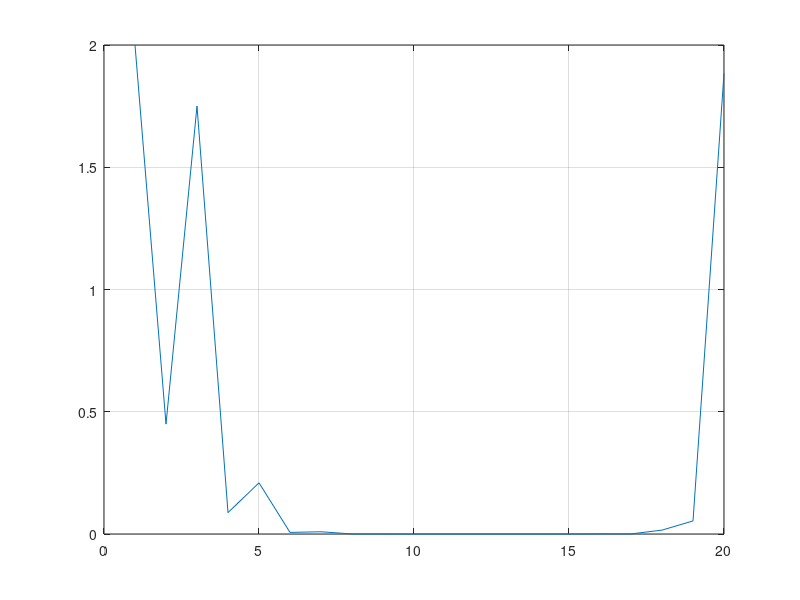
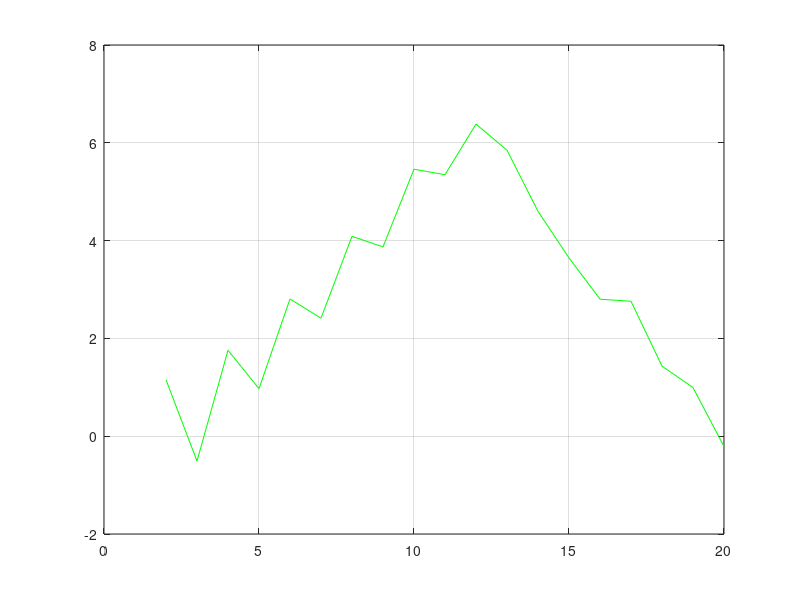

MATLAB code to generate these figures, in order:
clc 
left=1;
right=5;

numbMaxFromN=20;

al=0;

arrayAl=1:numbMaxFromN;
arrayRes=1:numbMaxFromN;
for n=1:numbMaxFromN
    
    arrayAB=1:n;
    for i=1:n
    resWithCosAB=(1/2)*((right-left)*cos(((2*i+1)*pi)/(2*n+2))+right+left);
    arrayAB(i)=resWithCosAB;
    end

    y=sin(arrayAB);
    A=1;
    z=left:0.01:right;
    resForNumerator=1;
    resForDenominator=1;
    resTime=0;
    for i=1:n
         for j=1:n
             if (i~=j)
                    initNum=[A,-arrayAB(j)];
                    initDen=arrayAB(i)-arrayAB(j);
                    resForNumerator=conv(resForNumerator,initNum);
                    resForDenominator=resForDenominator*initDen;
             end
         end
         resTime=((y(i)*resForNumerator)/resForDenominator)+resTime;
         resForNumerator=1;
         resForDenominator=1;
    end
 tempMax=0;
 itter=0;
 for i=left:0.01:right
     itter=itter+1;
     temp=abs(polyval(resTime,i)-sin(i));
    
     if(tempMax<temp)
        tempMax=temp;
        alMax=(-log(abs(polyval(resTime,i)-sin(i))))/log(n);
        yMax=[polyval(resTime,i),sin(i)];
        xMax=[i,i];
     end 
 end
 
 arrayRes(n)=tempMax;
 arrayAl(n)=alMax;
 allX=1:numbMaxFromN;
 allx2=1:numbMaxFromN;
 figure(1)
 plot(allX,arrayRes),grid
 figure(2)
 plot(allx2,arrayAl,"g"),grid

end

